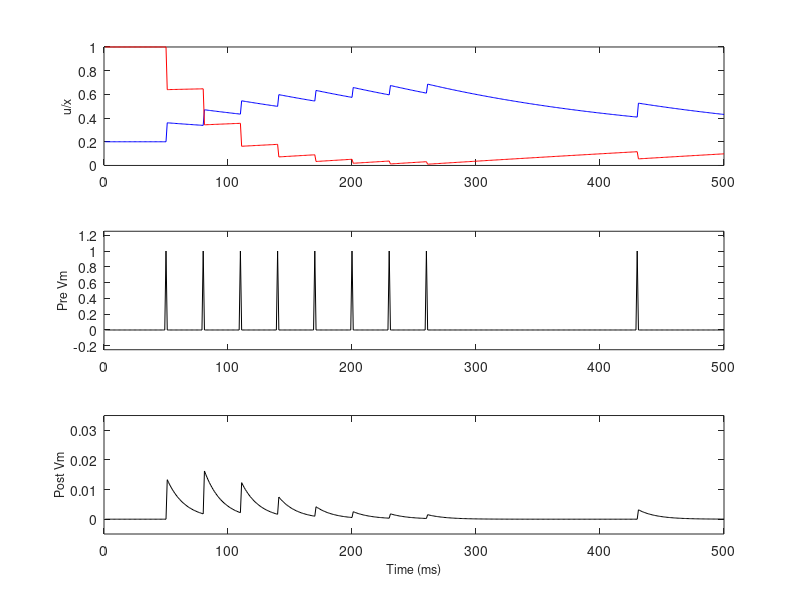

Recreate this plot in MATLAB. (Note: this script raises an error after producing the figure.)
%% firing of a single symnpse with u and x updating 
% check how to incorporate decay of post synaptic Vm
% synaptic parameters

SimLength = 500;   %simulation length
tau_decay = 1500;    %recovery of synaptic resources 
tau_facil = 200;   %recovery time of utilisation factor 
tau_m   =  15;
U = 0.2;            %Baseline utilisation factor 
x_init = 1; 
Input = zeros(1,SimLength);                      
tps = [50; 80; 110; 140; 170; 200; 230; 260; 430];
Input(tps) = 1; 

U_log = zeros(1, SimLength);
X_log = zeros(1, SimLength);
Spikelog = zeros(1, SimLength);
V_log = zeros(1, SimLength);

%starting parameters
u = U; x = x_init; v = 0;
for t = 1:SimLength

    %log current values of u and x
    U_log(t) = u; X_log(t) = x;
    efficacy = u.*x;
    % only calculate post when receiving input
    if Input(t) >= 1
        spike = Input(t)*efficacy;
        Spikelog(t)    = spike;
    else
        spike = 0;
    end 

    V_log(t) = v;
    v = v + (1./tau_m) .* (spike-v);

    %update values
    u = u + (((U - u)/tau_facil) + U.*(1-u).*Input(t));
    x = x + (((1-x)/tau_decay) - (u.*x.*Input(t)));
end

figure;
subplot(3,1,1)
plot(1:SimLength,U_log,'b')
ylabel('u/x','FontSize',9)
hold on
plot(1:SimLength,X_log,'r')
% legend('u', 'x' ,'Location','southeast')

subplot(3, 1, 2)
plot(1:SimLength,Input,'k')
ylabel('Pre Vm','FontSize',9)
ylim([-0.25 1.25])

subplot(3,1,3)
plot(1:SimLength,V_log,'k')
ylim([-0.005 0.035])
ylabel('Post Vm','FontSize',9)
xlabel('Time (ms)','FontSize',9)
figure = gcf;
figure.Position = [100, 100, 300, 300];